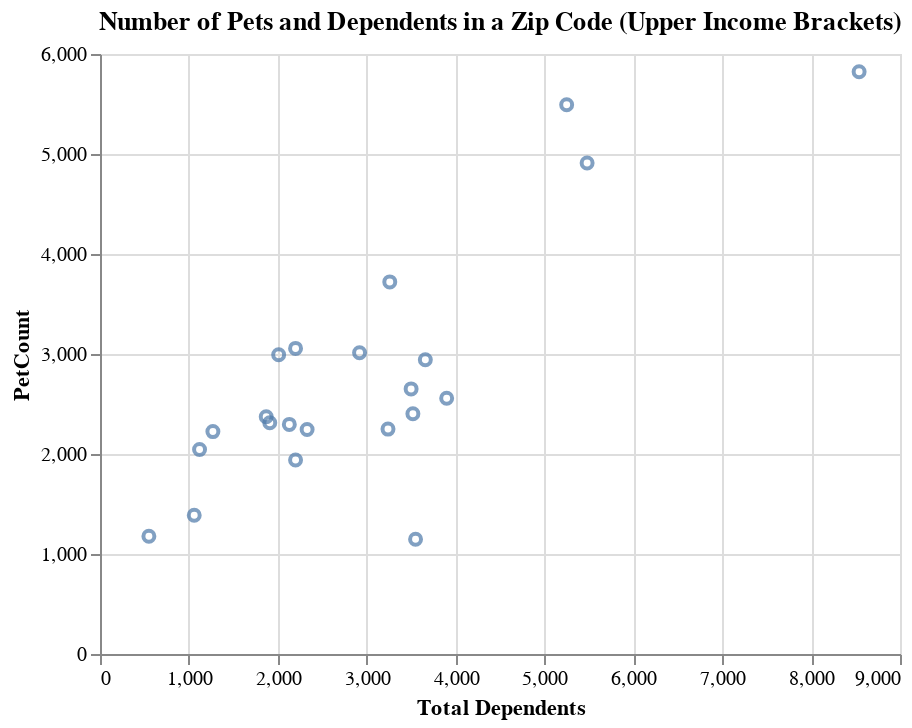

Here is the notebook cell this chart was saved with:
### Code cell
alt.Chart(merged_df3).mark_point().encode(
    x= 'Total Dependents', 
    y= 'PetCount',
).properties(title='Number of Pets and Dependents in a Zip Code (Upper Income Brackets)')

### Figure 1 — Vega-Lite specification as saved in the notebook (floating-point values rounded to 4 significant figures)
{"config": {"view": {"continuousWidth": 400, "continuousHeight": 300}}, "data": {"name": "data-7f2a77c7bc7075f8083aecfb304841f2"}, "mark": "point", "encoding": {"x": {"field": "Total Dependents", "type": "quantitative"}, "y": {"field": "PetCount", "type": "quantitative"}}, "title": "Number of Pets and Dependents in a Zip Code (Upper Income Brackets)", "$schema": "https://vega.github.io/schema/vega-lite/v4.17.0.json", "datasets": {"data-7f2a77c7bc7075f8083aecfb304841f2": [{"Total Dependents": 1120, "zip_code": 98102, "PetCount": 2045}, {"Total Dependents": 5250, "zip_code": 98103, "PetCount": 5492}, {"Total Dependents": 3900, "zip_code": 98105, "PetCount": 2557}, {"Total Dependents": 1270, "zip_code": 98106, "PetCount": 2224}, {"Total Dependents": 2200, "zip_code": 98107, "PetCount": 3056}, {"Total Dependents": 1060, "zip_code": 98108, "PetCount": 1387}, {"Total Dependents": 1870, "zip_code": 98109, "PetCount": 2373}, {"Total Dependents": 3520, "zip_code": 98112, "PetCount": 2403}, {"Total Dependents": 8540, "zip_code": 98115, "PetCount": 5823}, {"Total Dependents": 3500, "zip_code": 98116, "PetCount": 2651}, {"Total Dependents": 5480, "zip_code": 98117, "PetCount": 4910}, {"Total Dependents": 2920, "zip_code": 98118, "PetCount": 3013}, {"Total Dependents": 2330, "zip_code": 98119, "PetCount": 2245}, {"Total Dependents": 550, "zip_code": 98121, "PetCount": 1177}, {"Total Dependents": 2010, "zip_code": 98122, "PetCount": 2992}, {"Total Dependents": 3260, "zip_code": 98125, "PetCount": 3721}, {"Total Dependents": 1910, "zip_code": 98126, "PetCount": 2312}, {"Total Dependents": 3240, "zip_code": 98133, "PetCount": 2249}, {"Total Dependents": 2200, "zip_code": 98136, "PetCount": 1940}, {"Total Dependents": 2130, "zip_code": 98144, "PetCount": 2296}, {"Total Dependents": 3550, "zip_code": 98177, "PetCount": 1148}, {"Total Dependents": 3660, "zip_code": 98199, "PetCount": 2943}]}}
